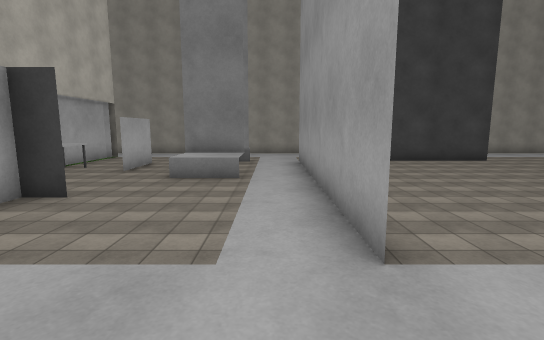
View 1 (above)

21 first-person views from a walk through a Webots world. The camera is 1.2 m above the floor, tilts 8° down and sees 85° across. The floor is counted in squares, 1 m on a side. Each view is taken from the middle of a square. On the plan, view 1 faces up. The plan holds only what a view shows up to about 13 squares ahead; the rest is blank. The place goes on beyond the plan. Robots are left out. Simple shapes and patterns stand in for the simulator's stock objects.

View 2
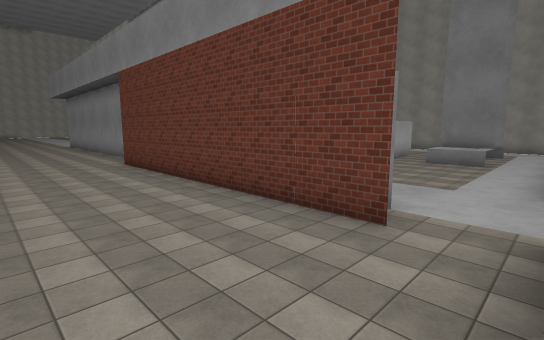

View 3
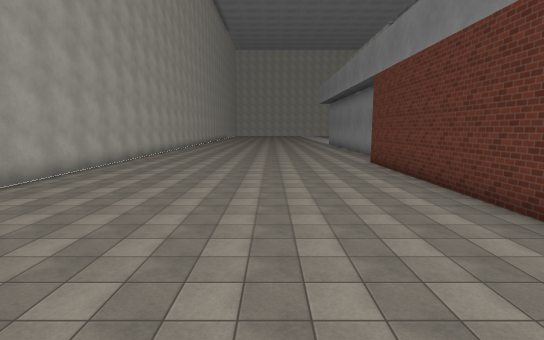

View 4
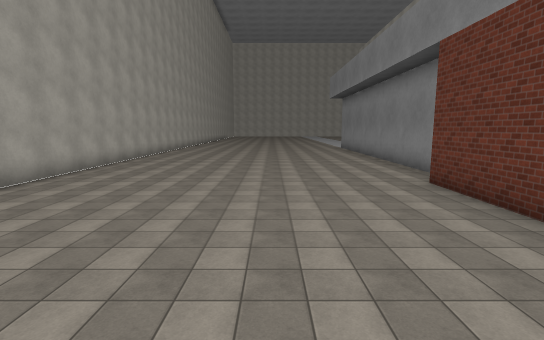

View 5
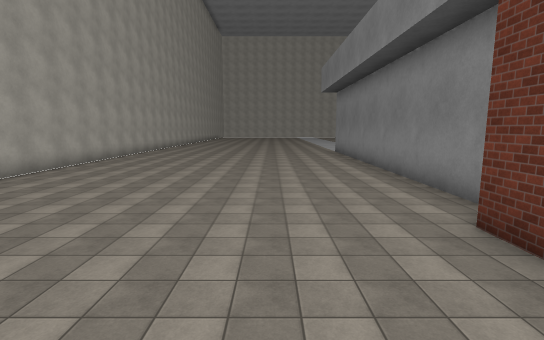

View 6
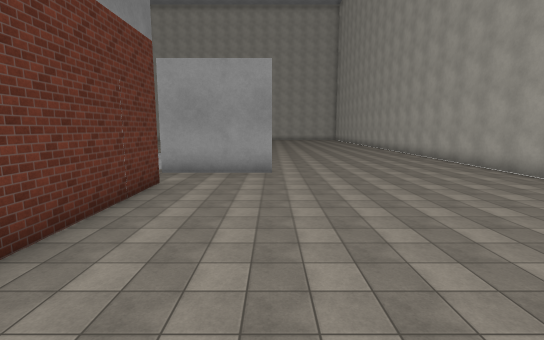

View 7
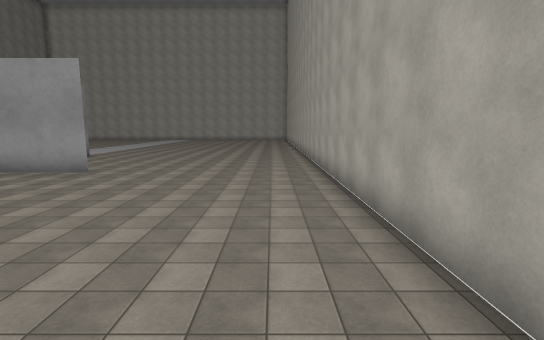

View 8
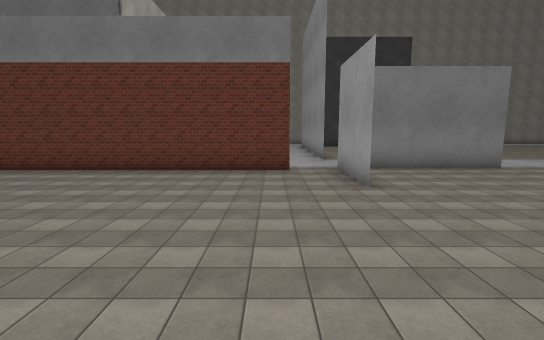

View 9
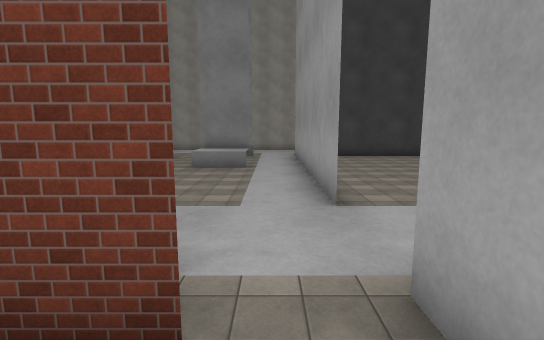

View 10
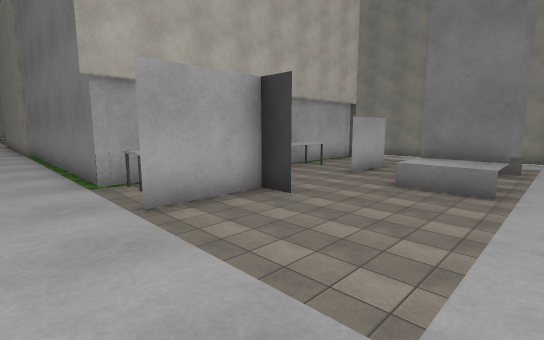

View 11
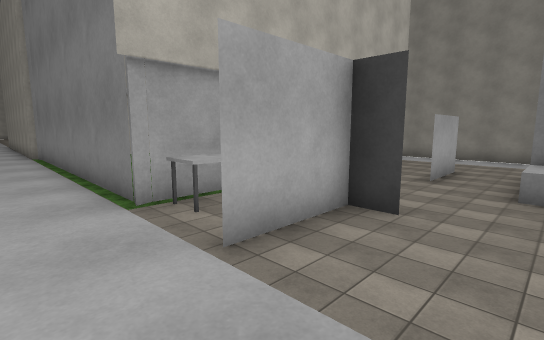

View 12
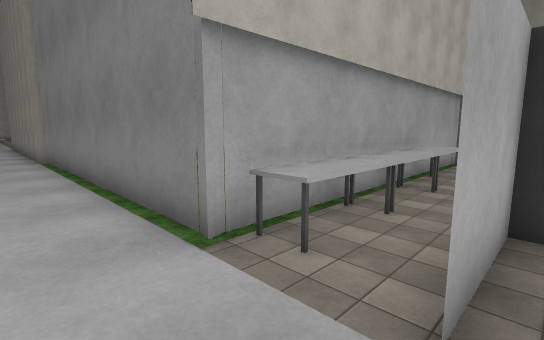

View 13
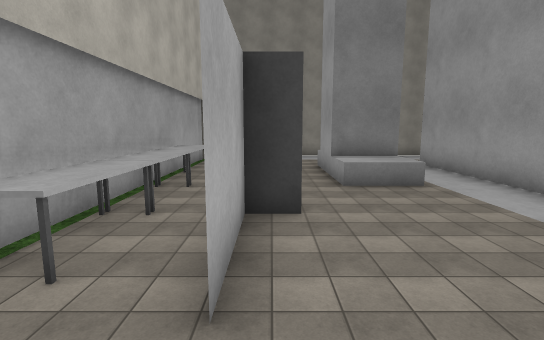

View 14
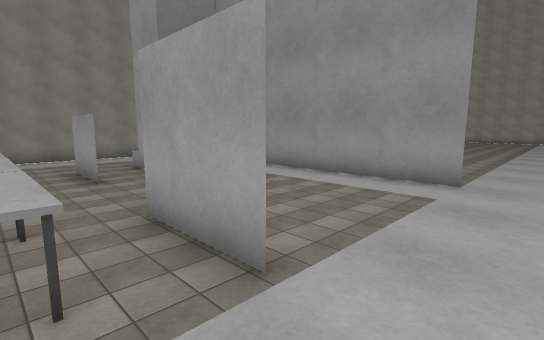

View 15
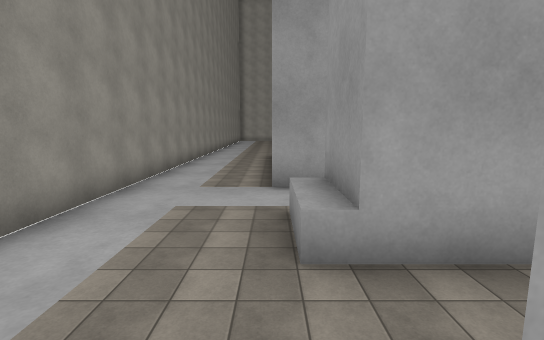

View 16
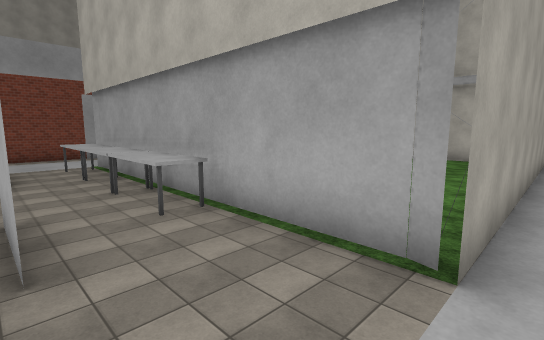

View 17
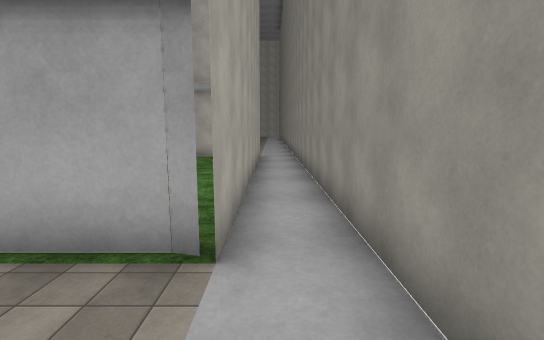

View 18
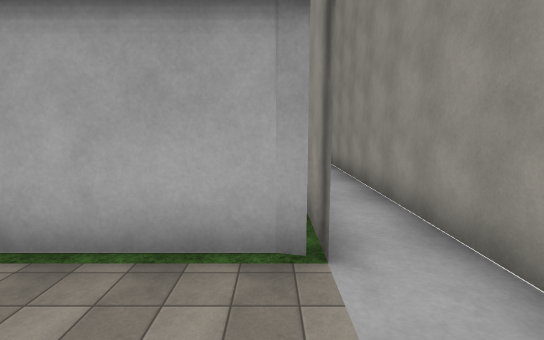

View 19
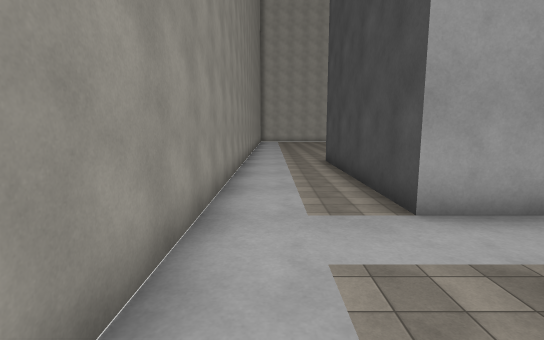

View 20
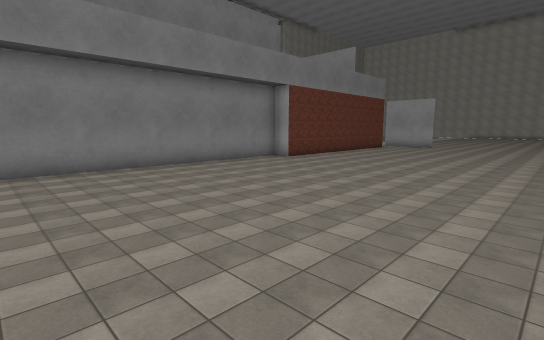

View 21
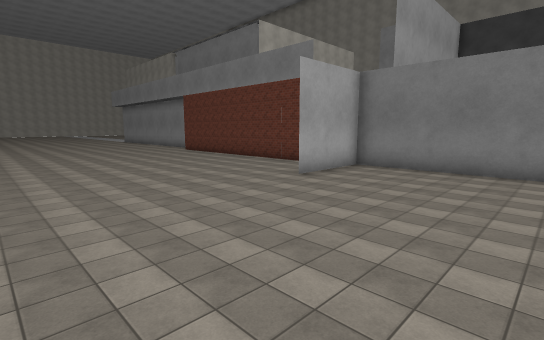

### Floor plan
Ten units are one square. View 1 is at (0, 0); x grows to the right and y downward. Boxes are objects, and circles mark ways between rooms. Rooms are numbered by the first view taken in them; rooms with no view inside come last. Other rooms are left out.
<svg viewBox="-200 -145 270 245">
<path fill="none" stroke="#000" d="M-95 -3 -191 -3M-4 5 -95 5M10 31 10 0 10 30M-192 95 62 95M61 0 10 0M-25 -71 -25 -85M-44 -51 -44 -26M-42 -81 -42 -102M10 -24 10 -85M-67 -95 -67 -56M-8 -71 -25 -71M-57 -91 -57 -54M-154 -125 -124 -125M-105 -125 -65 -125M-74 -28 -161 -28M-67 -56 -67 -34M-75 5 -48 5M-44 -26 -44 -51M-64 -140 -171 -140M-78 -122 -67 -122M-57 -54 -57 -32 -65 -32M-25 -102 -8 -102M-41 -102 -41 -81M-25 -85 -25 -107M10 -85 10 -110 65 -110M-67 -122 -67 -95M65 -140 -64 -140M-8 -108 -14 -108M-25 -107 -9 -107M-65 -91 -57 -91"/>
<rect x="-195" y="-25" width="30" height="10" fill="#bbb"><title>curtain</title></rect>
<rect x="-165" y="-125" width="10" height="10" fill="#bbb"><title>pole</title></rect>
<rect x="-75" y="-35" width="10" height="10" fill="#bbb"><title>pole</title></rect>
<circle cx="0" cy="0" r="3" fill="#2a7"/>
<circle cx="-40" cy="-15" r="3" fill="#2a7"/>
<circle cx="-50" cy="-50" r="3" fill="#2a7"/>
<circle cx="-30" cy="-95" r="3" fill="#2a7"/>
<circle cx="-50" cy="-100" r="3" fill="#2a7"/>
<circle cx="0" cy="-90" r="3" fill="#2a7"/>
<circle cx="-70" cy="-130" r="3" fill="#2a7"/>
<text x="-70" y="50">1</text>
<text x="-20" y="-50">2</text>
<text x="-170" y="-60">3</text>
<text x="-10" y="-120">4</text>
</svg>
Room 1 opens to room 2. Room 2 opens to room 3. Room 2 opens to room 4. Room 3 opens to room 4.

Where each view was taken, in squares from view 1:
view 1: 0 up, 0 right, facing up
view 2: 4 down, 1 right, facing up-left
view 3: 4 down, 1 right, facing left
view 4: 4 down, 3 left, facing left
view 5: 3 down, 6 left, facing left
view 6: 3 down, 7 left, facing right
view 7: 8 down, 7 left, facing right
view 8: 9 down, 1 left, facing up
view 9: 2 down, 0 right, facing up
view 10: 1 up, 0 right, facing up-left
view 11: 1 up, 2 left, facing up-left
view 12: 1 up, 4 left, facing up-left
view 13: 1 up, 4 left, facing up
view 14: 1 up, 6 left, facing up-right
view 15: 11 up, 5 left, facing right
view 16: 13 up, 4 left, facing down-left
view 17: 13 up, 4 left, facing left
view 18: 12 up, 4 left, facing left
view 19: 13 up, 3 left, facing right
view 20: 9 down, 19 left, facing up-right
view 21: 9 down, 6 right, facing up-left
